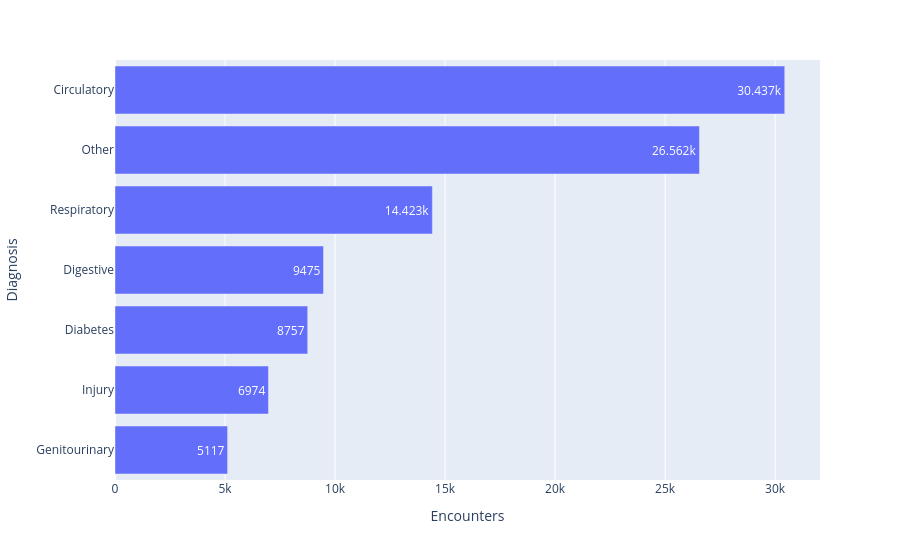

Notebook source saved alongside this figure:
### Markdown cell above
- Primary Diagnosis Breakdown admissions

### Code cell
diag_counts = df_cleaned["Diagnosis_Group"].value_counts().reset_index()
diag_counts.columns = ["Diagnosis", "Encounters"]
diag_counts = diag_counts.sort_values(by="Encounters", ascending=True)
print(diag_counts)
fig_diag = px.bar(
                diag_counts,
                x="Encounters",
                y="Diagnosis",
                orientation="h",
                text_auto=True,
            )
fig_diag

### Figure 1 — Plotly figure (JSON) as saved in the notebook; plotly's stock layout.template omitted (floating-point values rounded to 4 significant figures)
{"data": [{"hovertemplate": "Encounters=%{x}<br>Diagnosis=%{y}<extra></extra>", "legendgroup": "", "marker": {"color": "#636efa", "pattern": {"shape": ""}}, "name": "", "orientation": "h", "showlegend": false, "textposition": "auto", "texttemplate": "%{x}", "type": "bar", "x": [5117, 6974, 8757, 9475, 14423, 26562, 30437], "xaxis": "x", "y": ["Genitourinary", "Injury", "Diabetes", "Digestive", "Respiratory", "Other", "Circulatory"], "yaxis": "y"}], "layout": {"barmode": "relative", "legend": {"tracegroupgap": 0}, "margin": {"t": 60}, "xaxis": {"anchor": "y", "domain": [0, 1], "title": {"text": "Encounters"}}, "yaxis": {"anchor": "x", "domain": [0, 1], "title": {"text": "Diagnosis"}}}}
